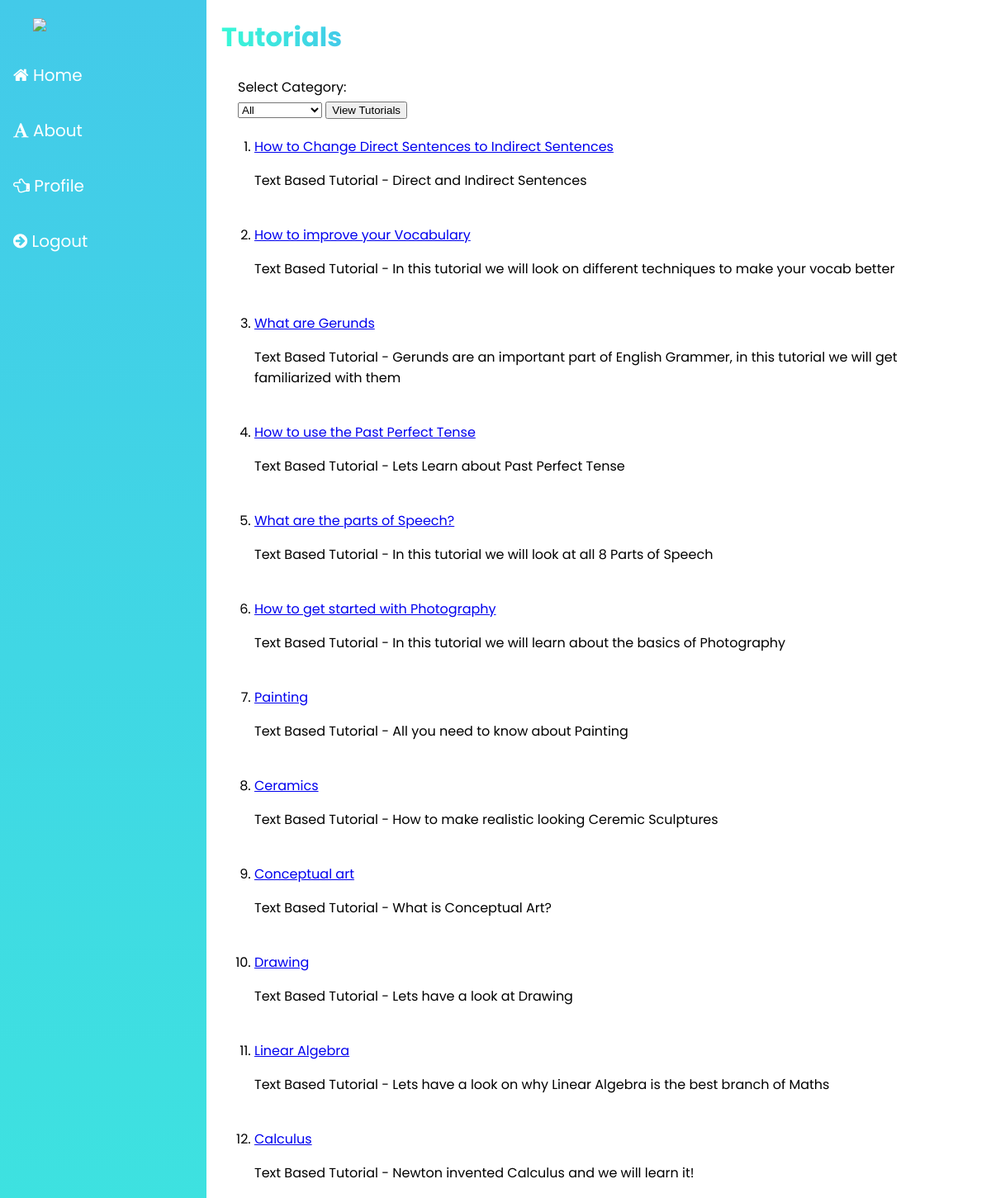
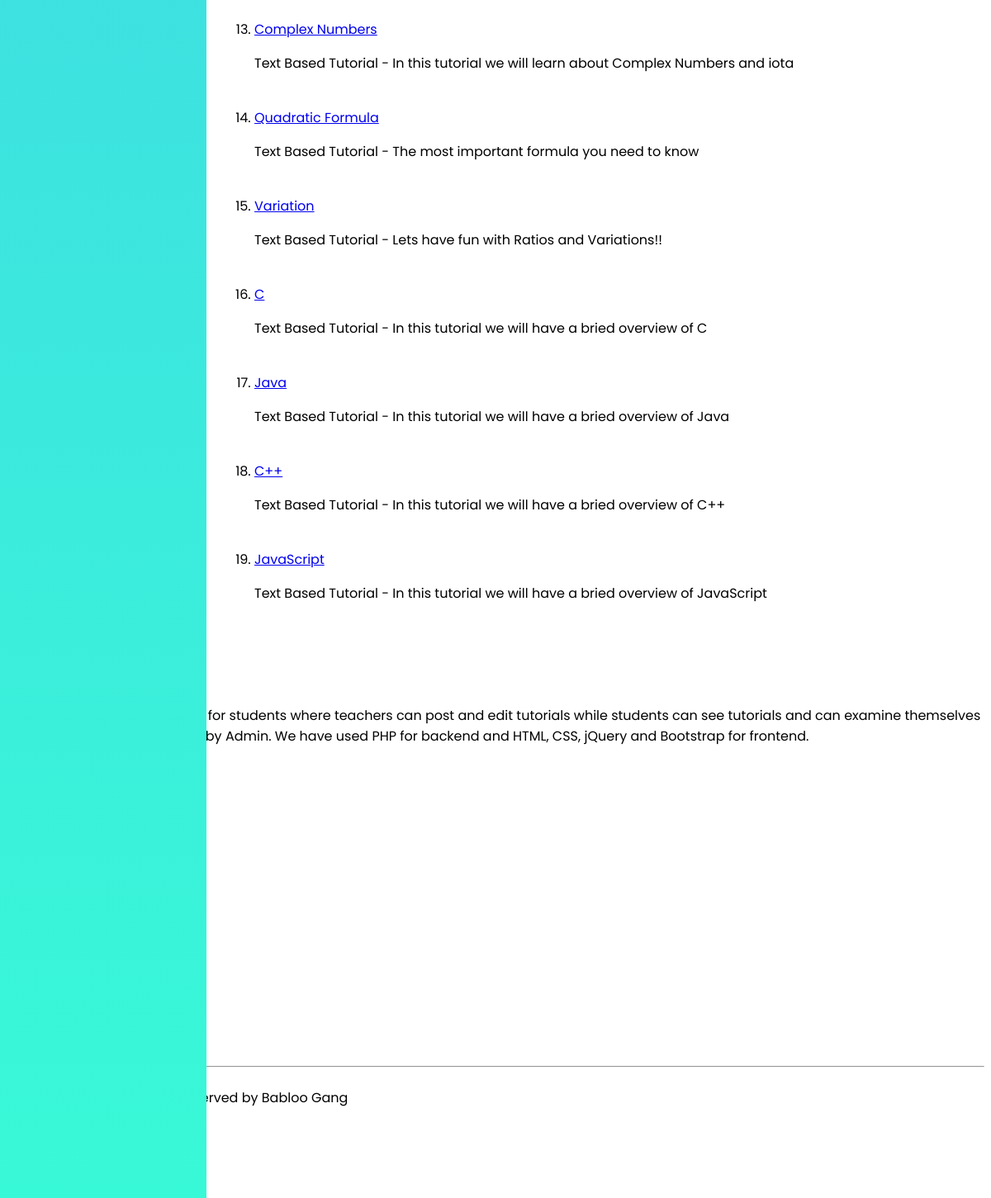
Page /Views/viewTutorials.php (signed in) on the committed database (2 pictures, top to bottom).
### tables this page shows
CREATE TABLE `tutorial` ( `id` INT NOT NULL AUTO_INCREMENT , `category_id` INT NOT NULL , `instructor` VARCHAR(100) NOT NULL , `title` VARCHAR(100) NOT NULL , `description` VARCHAR(1000) NOT NULL , `video` VARCHAR(100) NULL , PRIMARY KEY (`id`));

### Models/TutorialModel.php (called while the page is built, shortened)
<?php
	require_once "DBconfig.php";
	function getAllTutorials(){
		global $database_connection;
		$sql_query         = "SELECT * FROM tutorial ORDER BY id DESC";
		$sql_query_execute = mysqli_query($database_connection, $sql_query);
		return $sql_query_execute;
	}
?>

### Views/viewTutorials.php (the view, shortened to what this page needs)
<?php
  $student_loggedin = false;
  $teacher_loggedin = false;
  if(isset($_SESSION['current_teacher_email']) && isset($_SESSION['current_teacher_username'])){
    $teacher_loggedin = true;
  }
  elseif (isset($_SESSION['current_student_email']) && isset($_SESSION['current_student_username'])) {
    $student_email    = $_SESSION["current_student_email"];
    $student_username = $_SESSION["current_student_username"];
    $student_loggedin = true;
  }
  else{
    header("location: login.php?notloggedin=true");
  }
  require_once "../Models/TutorialModel.php";
  if(isset($_POST["select"]) && ($_POST["tutorialCategory"] != "all")){
    $category_id =  $_POST["tutorialCategory"];
    $tutorials_SQL_result = getTutorialsByCategoryID($category_id);
  }
  else{
    $tutorials_SQL_result = getAllTutorials();
  }
?>
<!DOCTYPE html>
<html>
<head>
  <link rel="stylesheet" href="https://cdnjs.cloudflare.com/ajax/libs/font-awesome/4.7.0/css/font-awesome.min.css">
    <link rel="stylesheet" href="../assets/css/ViewTutorials.css">
</head>
<body>
  <div class="sidenav">
    <img class="logo" src="https://www.concordia.ca/content/dam/common/icons/303x242/graduate-students.png">
    <br><br>
    <a href="/webproject"><i class="fa fa-home"></i> Home</a>
    <br>
    <a href="about.php"><i class="fa fa-font"></i> About</a>
    <br>
    <a href="login.php"><i class="fa fa-hand-o-left"></i> Profile</a>
    <br>
    <?php if($teacher_loggedin){ ?>
      <a href="teacherLogout.php"><i class="fa fa-arrow-circle-right"></i> Logout</a>
    <?php }elseif($student_loggedin){ ?>
      <a href="studentLogout.php"><i class="fa fa-arrow-circle-right"></i> Logout</a>
    <?php } ?>
    <br>
  </div>
<div class="main ">
  <h1>
    <span class="multi-text">Tutorials</span>
  </h1>
  <form action="viewTutorials.php" method="POST">
    <label for="tutorialCategory">Select Category: </label>
    <select name="tutorialCategory">
      <option value="all">All</option>
    </select>
    <button name="select">View Tutorials</button>
  </form>
  <?php
  echo "<ol>";
  while($tutorial = mysqli_fetch_assoc($tutorials_SQL_result)){
    echo "<li>";
    echo "<a href='tutorial.php?id=" . $tutorial["id"] . "'>" . $tutorial["title"] . "</a><br>";
    if($tutorial["video"]){
      echo "<p>Video Based Tutorial - " . $tutorial["description"] ."</p>";
    }
    else{
      echo "<p>Text Based Tutorial - "  . $tutorial["description"] ."</p>";
    }
    echo "<br></li>";
  }
  echo "</ol>"
  ?>
</div>
  <footer class="site-footer">
      <div class="container">
        <div class="row">
          <div class="col-sm-12 col-md-6">
            <h6>About our Project</h6>
            <p class="text-justify">Our project is tutoring website for students where teachers can post and edit tutorials while students can see tutorials and can examine themselves through quizes. It is managed by Admin. We have used PHP for backend and HTML, CSS, jQuery and Bootstrap for frontend.</p>
          </div>
          <div class="col-xs-6 col-md-3">
            <h6>Contact Information</h6>
            <ul>
              <p>SEECS</p>
              <p>NUST, H12 Campus</p>
              <p>ISLAMABAD</p>
            </ul>
          </div>
          <br><br><br>
          <div class="col-xs-6 col-md-3"><br>
            <ul>
              <p>BESE9B</p>
              <p>Batch'2k18</p>
            </ul>
          </div>
        </div>
        <hr>
      </div>
      <div class="container">
        <div class="row">
          <div class="col-md-8 col-sm-6 col-xs-12">
            <p class="copyright-text">Copyright &copy; 2021 All rights reserved by Babloo Gang
            </p>
          </div>
        </div>
      </div>
</footer>
</body>
</html>

### assets/css/ViewTutorials.css (style rules this page uses)
* { box-sizing: border-box; }
body { background-color: #ffffff; }
.logo { position: relative; left:40px; width:150px; }
.sidenav { height: 100%; width: 250px; position: fixed; z-index: 1; top: 0; left: 0; background: linear-gradient(#43cae9 0%, #38f9d7 100%); overflow-x: hidden; padding-top: 20px; }
.sidenav a { padding: 6px 8px 6px 16px; text-decoration: none; font-size: 20px; color:#ffffff; display: block; }
label { font-family: 'Poppins',sans-serif; position: relative; left: 0px; }
.container { position: relative; display: inline-block; float: left; margin: 0; width:100%; background: white; min-height: 150px; }
form { margin: 20px; }
label { display: block; padding: 2px 0; }

### Views/viewTutorials.php (style rules this page uses)
body { font-family: "Poppins", sans-serif; background-color: white; }
.logo { position: relative; left:40px; width:150px; }
.main { margin-left: 250px; padding: 0px 10px; color: black; }
.multi-text { background-image: linear-gradient(to left, #43cae9 0%, #38f9d7 100%); -webkit-background-clip: text; -moz-background-clip: text; background-clip: text; color: transparent; }
.sidenav { height: 100%; width: 250px; position: fixed; z-index: 1; top: 0; left: 0; background: linear-gradient(#43cae9 0%, #38f9d7 100%); overflow-x: hidden; padding-top: 20px; }
.sidenav a { padding: 6px 8px 6px 16px; text-decoration: none; font-size: 20px; color:#ffffff; display: block; }

### rows in the picture
tutorial: title "How to Change Direct Sentences to Indirect Sentences", description "Direct and Indirect Sentences"
tutorial: title "How to improve your Vocabulary", description "In this tutorial we will look on different techniques to make your vocab better"
tutorial: title "What are Gerunds", description "Gerunds are an important part of English Grammer, in this tutorial we will get familiarized with them"
tutorial: title "How to use the Past Perfect Tense", description "Lets Learn about Past Perfect Tense"
tutorial: title "What are the parts of Speech?", description "In this tutorial we will look at all 8 Parts of Speech"
tutorial: title "How to get started with Photography", description "In this tutorial we will learn about the basics of Photography"
tutorial: title "Painting", description "All you need to know about Painting"
tutorial: title "Ceramics", description "How to make realistic looking Ceremic Sculptures"
tutorial: title "Conceptual art", description "What is Conceptual Art?"
tutorial: title "Drawing", description "Lets have a look at Drawing"
tutorial: title "Linear Algebra", description "Lets have a look on why Linear Algebra is the best branch of Maths"
tutorial: title "Calculus", description "Newton invented Calculus and we will learn it!"
tutorial: title "Complex Numbers", description "In this tutorial we will learn about Complex Numbers and iota"
tutorial: title "Quadratic Formula", description "The most important formula you need to know"
tutorial: title "Variation", description "Lets have fun with Ratios and Variations!!"
tutorial: title "C", description "In this tutorial we will have a bried overview of C"
tutorial: title "Java", description "In this tutorial we will have a bried overview of Java"
tutorial: title "C++", description "In this tutorial we will have a bried overview of C++"
tutorial: title "JavaScript", description "In this tutorial we will have a bried overview of JavaScript"
